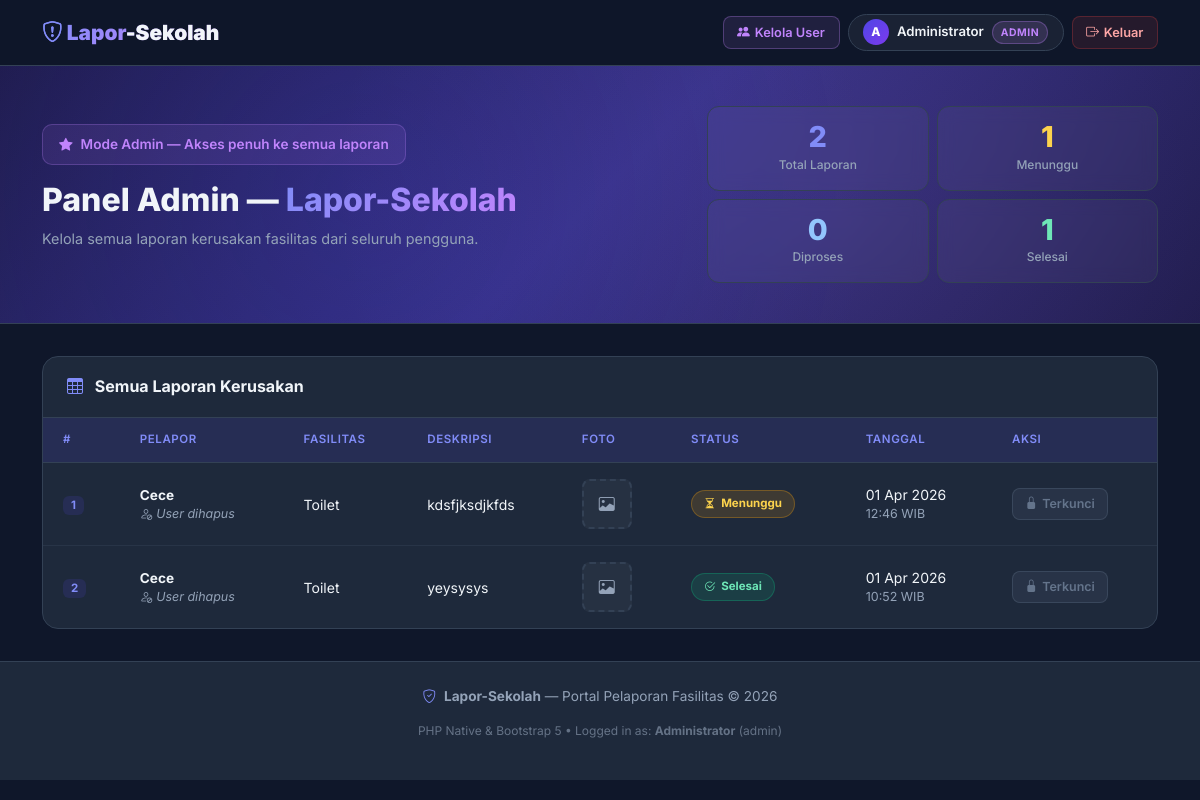
The app's page /dashboard (signed in) with its own data.
### tables this page shows
CREATE TABLE `laporan_kerusakan` (
  `id` int NOT NULL AUTO_INCREMENT,
  `user_id` int DEFAULT NULL,
  `nama_pelapor` varchar(100) NOT NULL,
  `fasilitas` varchar(150) NOT NULL,
  `deskripsi` text NOT NULL,
  `foto_bukti` varchar(255) DEFAULT NULL,
  `status` enum('Menunggu','Diproses','Selesai') NOT NULL DEFAULT 'Menunggu',
  `catatan_admin` text COMMENT 'Catatan dari Admin untuk pelapor',
  `tanggal_lapor` timestamp NOT NULL DEFAULT CURRENT_TIMESTAMP,
  PRIMARY KEY (`id`),
  KEY `fk_laporan_user` (`user_id`),
  CONSTRAINT `fk_laporan_user` FOREIGN KEY (`user_id`) REFERENCES `users` (`id`) ON DELETE SET NULL ON UPDATE CASCADE
);

### dashboard.php (the view, shortened to what this page needs)
<?php
require_once 'config/auth_check.php';
$session_id   = (int) $_SESSION['user_id'];
$session_nama = $_SESSION['nama'];
$session_role = $_SESSION['role'];
$is_admin     = ($session_role === 'admin');
if ($is_admin) {
    $query = "SELECT lk.*, u.nama AS nama_user
              FROM laporan_kerusakan lk
              LEFT JOIN users u ON lk.user_id = u.id
              ORDER BY lk.tanggal_lapor DESC";
} else {
    $query = "SELECT lk.*, u.nama AS nama_user
              FROM laporan_kerusakan lk
              LEFT JOIN users u ON lk.user_id = u.id
              WHERE lk.user_id = $session_id
              ORDER BY lk.tanggal_lapor DESC";
}
$result = mysqli_query($koneksi, $query);
$total = mysqli_num_rows($result);
mysqli_data_seek($result, 0);
$menunggu = $diproses = $selesai = 0;
while ($r = mysqli_fetch_assoc($result)) {
    if ($r['status'] === 'Menunggu') $menunggu++;
    if ($r['status'] === 'Selesai')  $selesai++;
}
mysqli_data_seek($result, 0);
?>
<!DOCTYPE html>
<html lang="id">
<head>
    <link href="https://cdn.jsdelivr.net/npm/bootstrap@5.3.3/dist/css/bootstrap.min.css" rel="stylesheet">
    <link href="https://cdn.jsdelivr.net/npm/bootstrap-icons@1.11.3/font/bootstrap-icons.min.css" rel="stylesheet">
    <link href="https://cdn.jsdelivr.net/npm/sweetalert2@11/dist/sweetalert2.min.css" rel="stylesheet">
</head>
<body>
<nav class="navbar-custom">
    <div class="container d-flex align-items-center justify-content-between gap-3 flex-wrap">
        <a class="navbar-brand-custom" href="/dashboard">
            <i class="bi bi-shield-exclamation me-1" style="-webkit-text-fill-color:#818cf8;"></i>Lapor<span>-Sekolah</span>
        </a>
        <div class="d-flex align-items-center gap-2 flex-wrap">
            <?php if ($is_admin): ?>
            <a href="/kelola-user" style="
                background:rgba(192,132,252,0.1); color:#c084fc;
                border:1px solid rgba(192,132,252,0.3); border-radius:8px;
                padding:0.35rem 0.85rem; font-size:0.8rem; font-weight:600;
                text-decoration:none; display:inline-flex; align-items:center; gap:0.3rem; transition:all 0.2s;">
                <i class="bi bi-people-fill"></i> Kelola User
            </a>
            <?php endif; ?>
            <div class="user-pill">
                <div class="avatar"><?= mb_strtoupper(mb_substr($session_nama, 0, 1)) ?></div>
                <span><?= htmlspecialchars(mb_substr($session_nama, 0, 18)) ?></span>
                <?php if ($is_admin): ?>
                    <span class="role-badge-admin">Admin</span>
                <?php else: ?>
                    <span class="role-badge-user">User</span>
                <?php endif; ?>
            </div>
            <a href="/logout" class="btn-logout">
                <i class="bi bi-box-arrow-right"></i> Keluar
            </a>
        </div>
    </div>
</nav>
<section class="hero-section">
    <div class="container">
        <div class="row align-items-center g-4">
            <div class="col-md-7">
                <?php if ($is_admin): ?>
                <div class="admin-strip">
                    <i class="bi bi-star-fill"></i> Mode Admin — Akses penuh ke semua laporan
                </div>
                <?php endif; ?>
                <h1 class="hero-title">
                    <?= $is_admin ? 'Panel Admin' : 'Dashboard' ?> —
                    <span style="background:linear-gradient(135deg,#818cf8,#c084fc);-webkit-background-clip:text;-webkit-text-fill-color:transparent;background-clip:text;">
                        Lapor-Sekolah
                    </span>
                </h1>
                <p class="hero-sub">
                    <?= $is_admin
                        ? 'Kelola semua laporan kerusakan fasilitas dari seluruh pengguna.'
                        : 'Selamat datang, <strong>' . htmlspecialchars($session_nama) . '</strong>! Pantau laporan kamu di sini.'
                    ?>
                </p>
            </div>
            <div class="col-md-5">
                <div class="row g-2">
                    <div class="col-6">
                        <div class="stat-card">
                            <div class="stat-number" style="color:#818cf8;"><?= $total ?></div>
                            <div class="stat-label"><?= $is_admin ? 'Total Laporan' : 'Laporan Saya' ?></div>
                        </div>
                    </div>
                    <div class="col-6">
                        <div class="stat-card">
                            <div class="stat-number" style="color:#fcd34d;"><?= $menunggu ?></div>
                            <div class="stat-label">Menunggu</div>
                        </div>
                    </div>
                    <div class="col-6">
                        <div class="stat-card">
                            <div class="stat-number" style="color:#93c5fd;"><?= $diproses ?></div>
                            <div class="stat-label">Diproses</div>
                        </div>
                    </div>
                    <div class="col-6">
                        <div class="stat-card">
                            <div class="stat-number" style="color:#6ee7b7;"><?= $selesai ?></div>
                            <div class="stat-label">Selesai</div>
                        </div>
                    </div>
                </div>
            </div>
        </div>
    </div>
</section>
<main class="main-content">
    <div class="container">
        <div class="table-card">
            <div class="table-card-header">
                <h5>
                    <i class="bi bi-table me-2" style="color:var(--primary-light);"></i>
                    <?= $is_admin ? 'Semua Laporan Kerusakan' : 'Laporan Saya' ?>
                </h5>
            </div>
            <?php if (mysqli_num_rows($result) === 0): ?>
                <div class="empty-state">
                    <i class="bi bi-inbox"></i>
                    <h6 style="color:var(--text-primary);font-weight:600;margin-bottom:0.5rem;">
                        <?= $is_admin ? 'Belum Ada Laporan' : 'Kamu Belum Membuat Laporan' ?>
                    </h6>
                    <p><?= $is_admin
                        ? 'Belum ada laporan dari pengguna manapun.'
                        : 'Klik "Buat Laporan" untuk melaporkan kerusakan fasilitas.'
                    ?></p>
                </div>
            <?php else: ?>
                <div class="table-responsive">
                    <table class="table-custom">
                        <thead>
                            <tr>
                                <th>#</th>
                                <?php if ($is_admin): ?>
                                <th>Pelapor</th>
                                <?php endif; ?>
                                <th>Fasilitas</th>
                                <th>Deskripsi</th>
                                <th>Foto</th>
                                <th>Status</th>
                                <th>Tanggal</th>
                                <th>Aksi</th>
                            </tr>
                        </thead>
                        <tbody>
                        <?php $no = 1; while ($laporan = mysqli_fetch_assoc($result)):
                            $badge_class = 'badge-menunggu'; $badge_icon = 'bi-hourglass-split';
                            if ($laporan['status'] === 'Selesai')  { $badge_class = 'badge-selesai';  $badge_icon = 'bi-check2-circle'; }
                        ?>
                        <tr>
                            <td><span class="row-num"><?= $no++ ?></span></td>
                            <?php if ($is_admin): ?>
                            <td>
                                <?php
                                $nama_pelapor_display = htmlspecialchars($laporan['nama_pelapor'] ?? 'Anonim');
                                ?>
                                <strong style="font-size:0.85rem;"><?= $nama_pelapor_display ?></strong>
                                <?php if (!empty($laporan['nama_user'])): ?>
                                <div class="text-muted-custom"><i class="bi bi-person-circle me-1"></i><?= htmlspecialchars($laporan['nama_user']) ?></div>
                                <?php else: ?>
                                <div class="text-muted-custom"><i class="bi bi-person-slash me-1"></i><em>User dihapus</em></div>
                                <?php endif; ?>
                            </td>
                            <?php endif; ?>
                            <td><?= htmlspecialchars($laporan['fasilitas']) ?></td>
                            <td>
                                <span title="<?= htmlspecialchars($laporan['deskripsi']) ?>">
                                    <?= htmlspecialchars(mb_substr($laporan['deskripsi'], 0, 55)) ?>
                                </span>
                            </td>
                            <td>
                                <?php if (!empty($laporan['foto_bukti']) && file_exists('uploads/' . $laporan['foto_bukti'])): ?>
                                    <img src="/uploads/<?= htmlspecialchars($laporan['foto_bukti']) ?>"
                                         alt="Foto" class="foto-thumb"
                                         data-bs-toggle="modal" data-bs-target="#fotoModal"
                                         data-src="/uploads/<?= htmlspecialchars($laporan['foto_bukti']) ?>"
                                         data-nama="<?= htmlspecialchars($laporan['fasilitas']) ?>">
                                <?php else: ?>
                                    <div class="no-foto" title="Tidak ada foto"><i class="bi bi-image"></i></div>
                                <?php endif; ?>
                            </td>
                            <td>
                                <span class="badge-status <?= $badge_class ?>">
                                    <i class="bi <?= $badge_icon ?>"></i> <?= $laporan['status'] ?>
                                </span>
                            </td>
                            <td>
                                <div><?= date('d M Y', strtotime($laporan['tanggal_lapor'])) ?></div>
                                <div class="text-muted-custom"><?= date('H:i', strtotime($laporan['tanggal_lapor'])) ?> WIB</div>
                            </td>
                            <td>
                                <div class="d-flex gap-1 flex-wrap">
                                    <?php if ($is_admin): ?>
                                    <?php if (is_null($laporan['user_id'])): ?>
                                        <span class="btn-action" style="background:rgba(100,116,139,0.15);color:#64748b;border:1px solid rgba(100,116,139,0.3);cursor:not-allowed;" title="Laporan ini milik akun yang sudah dihapus">
                                            <i class="bi bi-lock-fill"></i> Terkunci
                                        </span>
                                    <?php endif; ?>
                                    <?php endif; ?>
                                </div>
                            </td>
                        </tr>
                        <?php endwhile; ?>
                        </tbody>
                    </table>
                </div>
            <?php endif; ?>
        </div>
    </div>
</main>
<footer>
    <div class="container">
        <p><i class="bi bi-shield-check me-1" style="color:var(--primary-light);"></i>
           <strong>Lapor-Sekolah</strong> &mdash; Portal Pelaporan Fasilitas &copy; <?= date('Y') ?></p>
        <p class="mt-1" style="font-size:0.75rem;opacity:0.6;">PHP Native &amp; Bootstrap 5 &bull; Logged in as: <strong><?= htmlspecialchars($session_nama) ?></strong> (<?= $session_role ?>)</p>
    </div>
</footer>
</body>
</html>

### records on screen
laporan_kerusakan: nama_pelapor "Cece", fasilitas "Toilet", deskripsi "kdsfjksdjkfds", status "Menunggu", tanggal_lapor "01 Apr 2026", tanggal_lapor "12:46", shows "Terkunci"
laporan_kerusakan: nama_pelapor "Cece", fasilitas "Toilet", deskripsi "yeysysys", status "Selesai", tanggal_lapor "01 Apr 2026", tanggal_lapor "10:52", shows "Terkunci"

### other values on screen
mb_strtoupper(mb_substr($session_nama, 0, 1)) "A"
mb_substr($session_nama, 0, 18) "Administrator"
$total "2"
$menunggu "1"
$diproses "0"
$selesai "1"
$session_nama "Administrator"
$session_role "admin"
